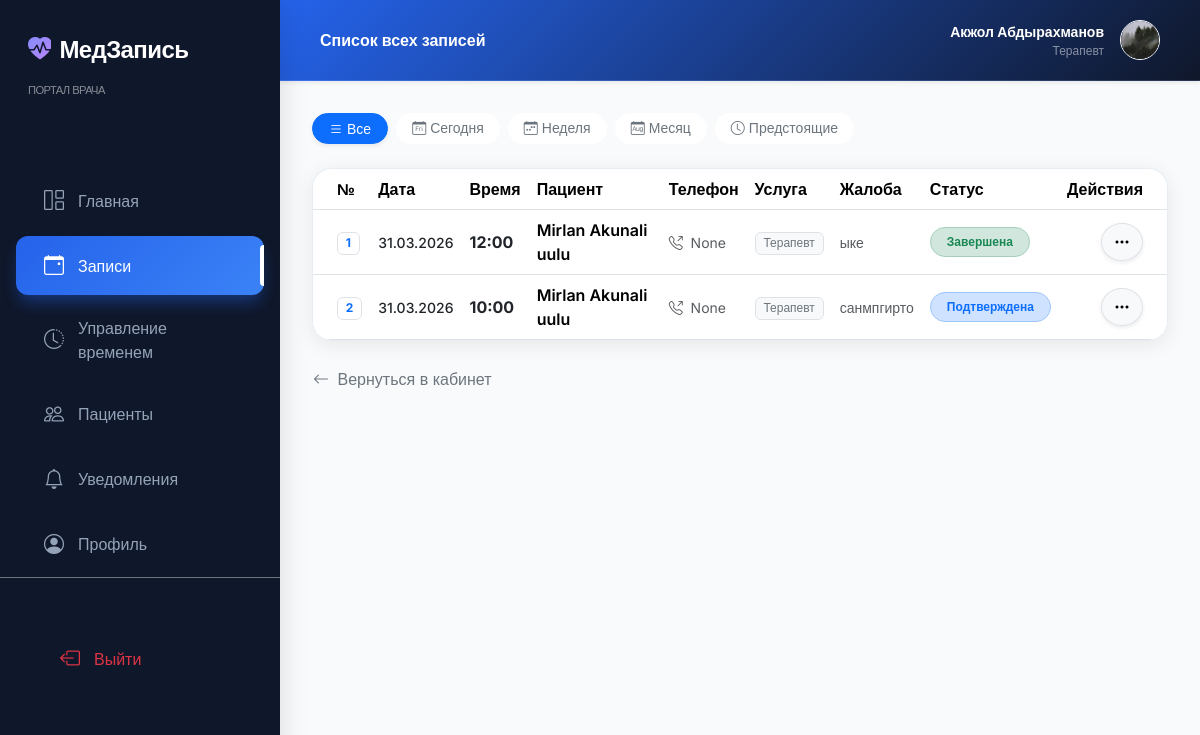
The app's page /doctor/appointments/ (signed in) with its own data.
### accounts/models.py (models this page shows, shortened)
class CustomUser(AbstractUser):
    phone = models.CharField(
        max_length=20,
        blank=True,
        null=True,
        verbose_name='Номер телефона',
        help_text='Формат: +996 XXX XXXXXX'
    )
    date_of_birth = models.DateField(
        null=True,
        blank=True,
        verbose_name='Дата рождения'
    )
    is_doctor = models.BooleanField(
        default=False,
        verbose_name='Врач',
        help_text='Отметьте, если пользователь является врачом'
    )
    photo = models.ImageField(
        upload_to='users/',
        blank=True,
        null=True,
        verbose_name='Фото профиля'
    )
    email = models.EmailField(unique=True, verbose_name='Email')
    REQUIRED_FIELDS = ['email', 'first_name', 'last_name', 'phone']
    class Meta:
        verbose_name = 'Пользователь'
        verbose_name_plural = 'Пользователи'
    def get_full_name(self):
        return f'{self.first_name} {self.last_name}'.strip() or self.username

### queue_app/models.py (models this page shows, shortened)
class Specialist(models.Model):
    first_name = models.CharField(max_length=50, verbose_name='Имя')
    last_name = models.CharField(max_length=50, verbose_name='Фамилия')
    middle_name = models.CharField(max_length=50, blank=True, verbose_name='Отчество')
    user = models.OneToOneField(
        settings.AUTH_USER_MODEL,
        on_delete=models.SET_NULL,
        null=True,
        blank=True,
        related_name='specialist_profile',
        verbose_name='Аккаунт пользователя'
    )
    service = models.ForeignKey(
        Service,
        on_delete=models.CASCADE,
        related_name='specialists',
        verbose_name='Специализация'
    )
    bio = models.TextField(blank=True, verbose_name='Биография / О враче')
    experience_years = models.PositiveIntegerField(default=0, verbose_name='Стаж (лет)')
    photo = models.ImageField(
        upload_to='specialists/',
        blank=True,
        null=True,
        verbose_name='Фото'
    )
    cabinet = models.CharField(max_length=20, blank=True, verbose_name='Кабинет')
    work_start = models.TimeField(default='09:00', verbose_name='Начало рабочего дня')
    work_end = models.TimeField(default='18:00', verbose_name='Конец рабочего дня')
    is_active = models.BooleanField(default=True, verbose_name='Активен')
    created_at = models.DateTimeField(auto_now_add=True)
    class Meta:
        verbose_name = 'Специалист'
        verbose_name_plural = 'Специалисты'
        ordering = ['last_name', 'first_name']

class Service(models.Model):
    name = models.CharField(max_length=100, verbose_name='Название услуги')
    description = models.TextField(blank=True, verbose_name='Описание')
    icon = models.CharField(
        max_length=50,
        default='bi-heart-pulse',
        verbose_name='Bootstrap иконка',
        help_text='Например: bi-heart-pulse, bi-bandaid, bi-clipboard2-pulse'
    )
    duration_minutes = models.PositiveIntegerField(
        default=30,
        verbose_name='Длительность приёма (мин)'
    )
    is_active = models.BooleanField(default=True, verbose_name='Активна')
    created_at = models.DateTimeField(auto_now_add=True)
    class Meta:
        verbose_name = 'Услуга'
        verbose_name_plural = 'Услуги'
        ordering = ['name']

class Appointment(models.Model):
    STATUS_CHOICES = [
        ('pending', 'Ожидает'),
        ('confirmed', 'Подтверждена'),
        ('completed', 'Завершена'),
        ('cancelled', 'Отменена'),
    ]
    patient = models.ForeignKey(
        settings.AUTH_USER_MODEL,
        on_delete=models.CASCADE,
        related_name='appointments',
        verbose_name='Пациент'
    )
    service = models.ForeignKey(
        Service,
        on_delete=models.CASCADE,
        related_name='appointments',
        verbose_name='Услуга'
    )
    specialist = models.ForeignKey(
        Specialist,
        on_delete=models.CASCADE,
        related_name='appointments',
        verbose_name='Специалист'
    )
    time_slot = models.OneToOneField(
        TimeSlot,
        on_delete=models.CASCADE,
        related_name='appointment',
        verbose_name='Временной слот'
    )
    queue_number = models.PositiveIntegerField(verbose_name='Номер очереди', editable=False)
    status = models.CharField(
        max_length=20,
        choices=STATUS_CHOICES,
        default='pending',
        verbose_name='Статус'
    )
    complaint = models.TextField(blank=True, verbose_name='Причина обращения')
    created_at = models.DateTimeField(auto_now_add=True, verbose_name='Дата создания')
    updated_at = models.DateTimeField(auto_now=True)
    class Meta:
        verbose_name = 'Запись'
        verbose_name_plural = 'Записи'
        ordering = ['-created_at']
    def get_status_badge_class(self):
        badge_map = {
            'pending': 'warning',
            'confirmed': 'primary',
            'completed': 'success',
            'cancelled': 'danger',
        }
        return badge_map.get(self.status, 'secondary')

class TimeSlot(models.Model):
    specialist = models.ForeignKey(
        Specialist,
        on_delete=models.CASCADE,
        related_name='time_slots',
        verbose_name='Специалист'
    )
    date = models.DateField(verbose_name='Дата')
    time = models.TimeField(verbose_name='Время')
    is_available = models.BooleanField(default=True, verbose_name='Доступен')
    class Meta:
        verbose_name = 'Временной слот'
        verbose_name_plural = 'Временные слоты'
        ordering = ['date', 'time']
        unique_together = ('specialist', 'date', 'time')

### queue_app/views.py (the view)
# urls.py: path('doctor/appointments/', views.doctor_appointments_view, name='doctor_appointments'),
@doctor_required
def doctor_appointments_view(request):
    specialist = request.user.specialist_profile
    today = timezone.now().date()
    filter_type = request.GET.get('filter', 'all')
    appointments = Appointment.objects.filter(
        specialist=specialist
    ).select_related('patient', 'service', 'time_slot')
    if filter_type == 'today':
        appointments = appointments.filter(time_slot__date=today)
    elif filter_type == 'week':
        week_ago = today - timezone.timedelta(days=7)
        appointments = appointments.filter(time_slot__date__gte=week_ago)
    elif filter_type == 'month':
        month_ago = today - timezone.timedelta(days=30)
        appointments = appointments.filter(time_slot__date__gte=month_ago)
    elif filter_type == 'upcoming':
        appointments = appointments.filter(
            time_slot__date__gte=today,
            status__in=['pending', 'confirmed']
        )
    appointments = appointments.order_by('-time_slot__date', '-time_slot__time')
    return render(request, 'doctor/doctor_appointments.html', {
        'appointments': appointments,
        'filter_type': filter_type,
    })

### templates/doctor/doctor_appointments.html (shortened to what this page needs)
{% extends 'doctor/base_doctor.html' %}
{% block header_title %}Список всех записей{% endblock %}
{% block doctor_content %}
<div class="container-fluid px-0">
    <div class="d-flex flex-wrap gap-2 mb-4">
        <a href="?filter=all"
            class="btn btn-sm px-3 rounded-pill {% if filter_type == 'all' %}btn-primary shadow-sm{% else %}btn-outline-secondary border-0 bg-white{% endif %}">
            <i class="bi bi-list me-1"></i>Все
        </a>
        <a href="?filter=today"
            class="btn btn-sm px-3 rounded-pill {% if filter_type == 'today' %}btn-primary shadow-sm{% else %}btn-outline-secondary border-0 bg-white{% endif %}">
            <i class="bi bi-calendar-day me-1"></i>Сегодня
        </a>
        <a href="?filter=week"
            class="btn btn-sm px-3 rounded-pill {% if filter_type == 'week' %}btn-primary shadow-sm{% else %}btn-outline-secondary border-0 bg-white{% endif %}">
            <i class="bi bi-calendar-week me-1"></i>Неделя
        </a>
        <a href="?filter=month"
            class="btn btn-sm px-3 rounded-pill {% if filter_type == 'month' %}btn-primary shadow-sm{% else %}btn-outline-secondary border-0 bg-white{% endif %}">
            <i class="bi bi-calendar-month me-1"></i>Месяц
        </a>
        <a href="?filter=upcoming"
            class="btn btn-sm px-3 rounded-pill {% if filter_type == 'upcoming' %}btn-success shadow-sm text-white{% else %}btn-outline-secondary border-0 bg-white{% endif %}">
            <i class="bi bi-clock me-1"></i>Предстоящие
        </a>
    </div>
    <div class="glass-card overflow-hidden">
        <div class="card-body p-0">
            {% if appointments %}
            <div class="table-responsive">
                <table class="table table-hover align-middle mb-0">
                    <thead class="bg-light/50 border-bottom">
                        <tr>
                            <th class="ps-4">№</th>
                            <th>Дата</th>
                            <th>Время</th>
                            <th>Пациент</th>
                            <th>Телефон</th>
                            <th>Услуга</th>
                            <th>Жалоба</th>
                            <th>Статус</th>
                            <th class="pe-4 text-end">Действия</th>
                        </tr>
                    </thead>
                    <tbody class="border-top-0">
                        {% for appt in appointments %}
                        <tr>
                            <td class="ps-4"><span class="badge bg-primary-soft text-primary border">{{ appt.queue_number }}</span></td>
                            <td class="text-dark fw-medium small">{{ appt.time_slot.date|date:"d.m.Y" }}</td>
                            <td class="fw-bold text-dark">{{ appt.time_slot.time|time:"H:i" }}</td>
                            <td>
                                <div class="fw-semibold">{{ appt.patient.get_full_name }}</div>
                            </td>
                            <td>
                                <a href="tel:{{ appt.patient.phone }}" class="text-muted small text-decoration-none">
                                    <i class="bi bi-telephone-outbound me-1"></i> {{ appt.patient.phone }}
                                </a>
                            </td>
                            <td>
                                <span class="badge bg-light text-secondary border small fw-normal">{{ appt.service.name }}</span>
                            </td>
                            <td>
                                <div class="text-truncate text-muted small" style="max-width: 150px;"
                                    title="{{ appt.complaint }}">
                                    {{ appt.complaint|default:"—" }}
                                </div>
                            </td>
                            <td>
                                <span
                                    class="badge rounded-pill px-3 py-2 bg-{{ appt.get_status_badge_class|default:'secondary' }}-subtle text-{{ appt.get_status_badge_class|default:'secondary' }} border border-{{ appt.get_status_badge_class|default:'secondary' }}-subtle">
                                    {{ appt.get_status_display }}
                                </span>
                            </td>
                            <td class="pe-4 text-end">
                                <div class="dropdown">
                                    <button class="btn btn-icon btn-light rounded-circle border shadow-sm"
                                        data-bs-toggle="dropdown">
                                        <i class="bi bi-three-dots"></i>
                                    </button>
                                </div>
                            </td>
                        </tr>
                        {% endfor %}
                    </tbody>
                </table>
            </div>
            {% endif %}
        </div>
    </div>
    <div class="mt-4">
        <a href="{% url 'doctor_dashboard' %}" class="btn btn-link link-secondary text-decoration-none small p-0">
            <i class="bi bi-arrow-left me-1"></i> Вернуться в кабинет
        </a>
    </div>
</div>
{% endblock %}

### templates/doctor/base_doctor.html (shortened to what this page needs)
<!DOCTYPE html>
<html lang="ru">
<head>
    <link href="https://cdn.jsdelivr.net/npm/bootstrap@5.3.2/dist/css/bootstrap.min.css" rel="stylesheet" media="print" onload="this.media='all'">
    <link rel="stylesheet" href="https://cdn.jsdelivr.net/npm/bootstrap-icons@1.11.2/font/bootstrap-icons.min.css" media="print" onload="this.media='all'">
</head>
<body>
    <aside class="doctor-sidebar" id="sidebar">
        <a href="{% url 'doctor_dashboard' %}" class="brand-name">
            <i class="bi bi-heart-pulse-fill text-primary me-2"></i>МедЗапись <br>
            <small class="text-white-50 fw-normal" style="font-size: 0.7rem;">ПОРТАЛ ВРАЧА</small>
        </a>
        <nav class="nav flex-column mt-4">
            <a href="{% url 'doctor_dashboard' %}"
                class="nav-link {% if request.resolver_match.url_name == 'doctor_dashboard' %}active{% endif %}">
                <i class="bi bi-grid-1x2"></i> Главная
            </a>
            <a href="{% url 'doctor_appointments' %}"
                class="nav-link {% if request.resolver_match.url_name == 'doctor_appointments' %}active{% endif %}">
                <i class="bi bi-calendar-event"></i> Записи
            </a>
            <a href="{% url 'doctor_manage_slots' %}"
                class="nav-link {% if request.resolver_match.url_name == 'doctor_manage_slots' %}active{% endif %}">
                <i class="bi bi-clock-history"></i> Управление временем
            </a>
            <a href="{% url 'doctor_patients' %}"
                class="nav-link {% if request.resolver_match.url_name == 'doctor_patients' %}active{% endif %}">
                <i class="bi bi-people"></i> Пациенты
            </a>
            <a href="{% url 'doctor_notifications' %}"
                class="nav-link {% if request.resolver_match.url_name == 'doctor_notifications' %}active{% endif %}">
                <i class="bi bi-bell"></i> Уведомления
            </a>
            <a href="{% url 'doctor_profile' %}"
                class="nav-link {% if request.resolver_match.url_name == 'doctor_profile' %}active{% endif %}">
                <i class="bi bi-person-circle"></i> Профиль
            </a>
        </nav>
        <div class="mt-auto p-3 pt-5 border-top border-secondary">
            <a href="{% url 'logout' %}" class="nav-link text-danger">
                <i class="bi bi-box-arrow-left"></i> Выйти
            </a>
        </div>
    </aside>
    <header class="doctor-header shadow-sm">
        <div class="d-flex align-items-center">
            <span class="fw-semibold d-none d-md-inline">{% block header_title %}Панель управления{% endblock %}</span>
        </div>
        <div class="d-flex align-items-center gap-3">
            <div class="text-end d-none d-sm-block">
                <div class="fw-bold small text-white">{{ user.get_full_name }}</div>
                <div class="text-white-50" style="font-size: 0.75rem;">{{ user.specialist_profile.service.name }}</div>
            </div>
            {% if user.specialist_profile.photo %}
            <img src="{{ user.specialist_profile.photo.url }}" class="rounded-circle border border-light" width="40" height="40"
                style="object-fit: cover;">
            {% else %}
            <div class="rounded-circle bg-white-10 d-flex align-items-center justify-content-center border border-light" width="40"
                height="40" style="width:40px;height:40px; background: rgba(255,255,255,0.1);">
                <i class="bi bi-person text-white"></i>
            </div>
            {% endif %}
        </div>
    </header>
    <main class="doctor-content">
        <div class="fade-in-up">
            {% block doctor_content %}{% endblock %}
        </div>
    </main>
</body>
</html>

### records on screen
CustomUser: get_full_name "Акжол Абдырахманов", specialist_profile.service.name "Терапевт", specialist_profile.photo (picture)
Appointment: queue_number "1", time_slot "31.03.2026", time_slot.time "12:00", patient.get_full_name "Mirlan Akunali uulu", patient.phone "None", service.name "Терапевт", complaint "ыке", status "Завершена"
Appointment: queue_number "2", time_slot "31.03.2026", time_slot.time "10:00", patient.get_full_name "Mirlan Akunali uulu", patient.phone "None", service.name "Терапевт", complaint "санмпгирто", status "Подтверждена"
